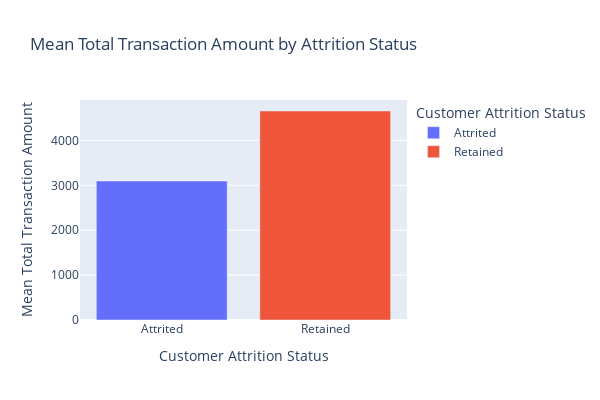

The code cell stored with this chart in its notebook:
### Markdown cell above
**Total Transaction Amount by Attrition Status:**

Attrited customers tend to spend significantly less than retained customers. The mean level in the boxplot is significantly different between existing and atrrited customers.

### Code cell
mean_trans = (
    box_df.groupby("Attrition_Label")["Total_Trans_Amt"]
    .mean()
    .reset_index()
)

fig = px.bar(
    mean_trans,
    x="Attrition_Label",
    y="Total_Trans_Amt",
    color="Attrition_Label",
    title="Mean Total Transaction Amount by Attrition Status",
    labels={
        "Attrition_Label": "Customer Attrition Status",
        "Total_Trans_Amt": "Mean Total Transaction Amount"
    },
    width=600,
    height=400
)
fig.show()

### Figure 1 — Plotly figure (JSON) as saved in the notebook; plotly's stock layout.template omitted (floating-point values rounded to 4 significant figures)
{"data": [{"hovertemplate": "Customer Attrition Status=%{x}<br>Mean Total Transaction Amount=%{y}<extra></extra>", "legendgroup": "Attrited", "marker": {"color": "#636efa", "pattern": {"shape": ""}}, "name": "Attrited", "orientation": "v", "showlegend": true, "textposition": "auto", "type": "bar", "x": ["Attrited"], "xaxis": "x", "y": [3095.0], "yaxis": "y"}, {"hovertemplate": "Customer Attrition Status=%{x}<br>Mean Total Transaction Amount=%{y}<extra></extra>", "legendgroup": "Retained", "marker": {"color": "#EF553B", "pattern": {"shape": ""}}, "name": "Retained", "orientation": "v", "showlegend": true, "textposition": "auto", "type": "bar", "x": ["Retained"], "xaxis": "x", "y": [4655.0], "yaxis": "y"}], "layout": {"barmode": "relative", "height": 400, "legend": {"title": {"text": "Customer Attrition Status"}, "tracegroupgap": 0}, "title": {"text": "Mean Total Transaction Amount by Attrition Status"}, "width": 600, "xaxis": {"anchor": "y", "categoryarray": ["Attrited", "Retained"], "categoryorder": "array", "domain": [0, 1], "title": {"text": "Customer Attrition Status"}}, "yaxis": {"anchor": "x", "domain": [0, 1], "title": {"text": "Mean Total Transaction Amount"}}}}
